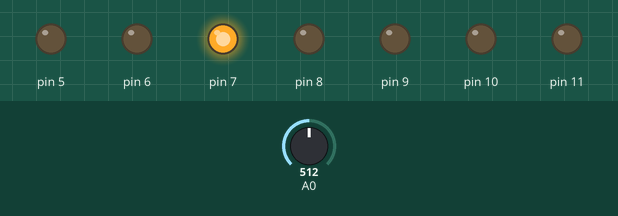
Simulated run of this sketch. Board: Arduino Uno, built with avr-gcc and run on an emulated ATmega328P. Parts: output pins drawn as LEDs (lit = HIGH). Inputs (shaded band) come from the test bench; at power-on: A0 = 512.

Above: at 1.3 s.
1.4 s: A0 set to 0
At 1.9 s:
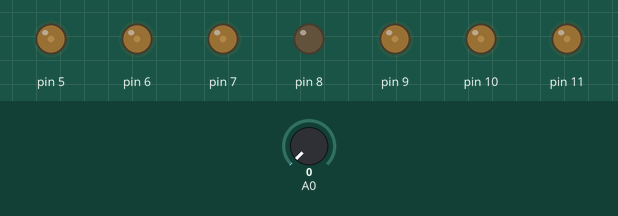
3.0 s: A0 set to 122
At 3.18 s:
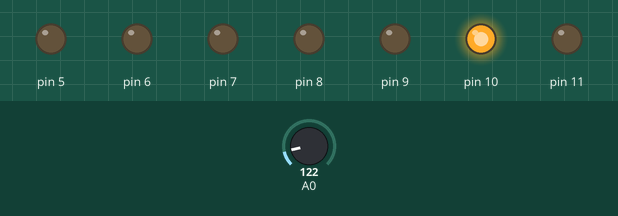
At 3.54 s:
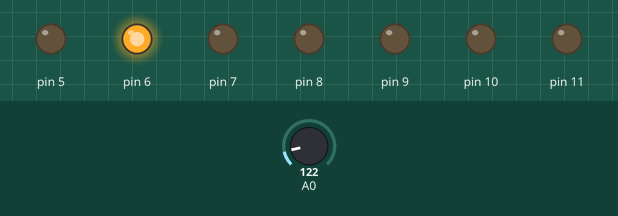
6.1 s: A0 set to 511
9.2 s: A0 set to 306
12.3 s: A0 set to 716
Timing chart, 0 to 16.4 s (numbered marks = the images above; inputs shaded):
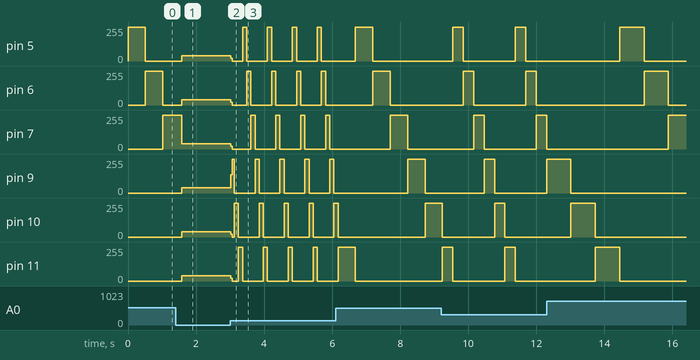

The sketch:

DojoNoLoop.ino
```cpp
int const FIRST_LED = 5;
int const LAST_LED = 11;
int const SKIP_LED = 8;
int led = FIRST_LED;

// the setup routine runs once when you press reset:
void setup() {
  // initialize the digital pin as an output.
  for (int i=FIRST_LED; i<=LAST_LED; i++)
    pinMode(i, OUTPUT);
}

// the loop routine runs over and over again forever:
void loop() {
  digitalWrite(led, HIGH);
  delay(analogRead(A0));
  digitalWrite(led, LOW);
  led++;
  if (led == SKIP_LED)
     led++;
  if (led > LAST_LED)
     led = FIRST_LED;
}
```

Measured:
- after the input at 1.4 s, pin 5, pin 6, pin 11: 0/255 → 40/255 after 0.18 s; pin 7: 255/255 → 39/255 after 0.18 s
- after the input at 3.0 s, pin 7: 39/255 → 22/255 at once, then repeats every 0.67 s: 0/255 0.55 s, 255/255 0.12 s; pin 9: 40/255 → 137/255 at once, then moves between 0/255 and 255/255, repeating every 0.73 s
